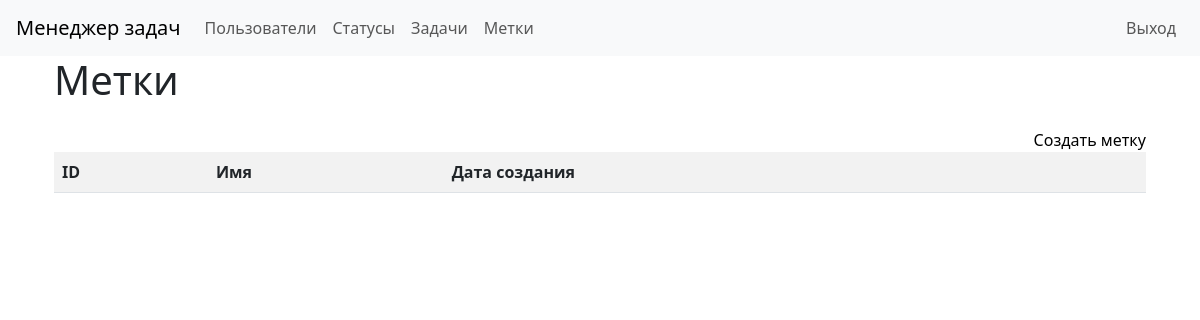
Page /labels/ (signed in) on the earlier database version.
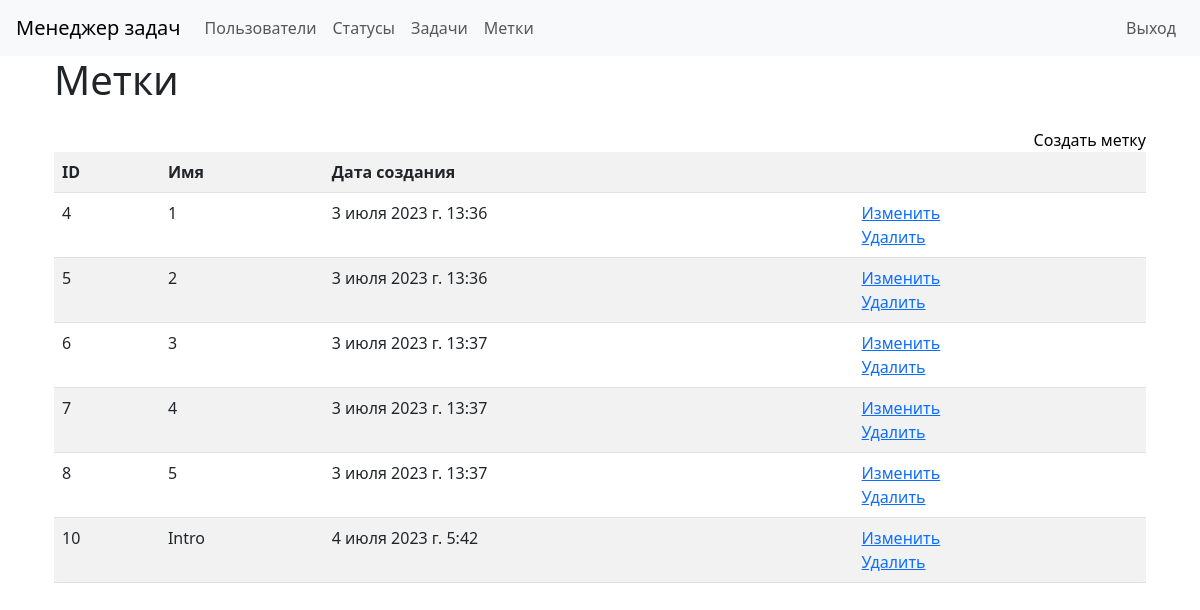
Same page on the later database version.
### task_manager/labels/models.py (models this page shows)
class LabelModel(models.Model):
    name = models.CharField(max_length=100)
    timestamp = models.DateTimeField(auto_now_add=True)
    def __str__(self):
        return self.name

### task_manager/labels/views.py (the view)
# urls.py: path('', views.LabelView.as_view(), name='label_list'),
class LabelView(CheckAuthentication, View):
    template_name = 'labels/labels.html'
    def get(self, request, *args, **kwargs):
        labels = LabelModel.objects.all()
        return render(request, self.template_name, {'labels': labels})

### task_manager/utils.py (called while the page is built)
    def dispatch(self, request, *args, **kwargs):
        if not request.user.is_authenticated:
            messages.success(request,
                             _('You are not authorized! Please sign in.'),
                             extra_tags="alert-danger")
        return super().dispatch(request, *args, **kwargs)

### task_manager/labels/templates/labels/labels.html
{% extends "base.html" %}
{% load i18n %}
{% block main %}
<div class="container wrapper flex-grow-1">
    <h1 class="mb-4">{% trans "Labels" %}</h1>
    <a class="d-flex justify-content-end text-black text-decoration-none" href="{% url 'create_label' %}">{% trans "Create label" %}</a>
    <table class="table table-striped">
        <tr>
            <th>ID</th>
            <th>{% trans "Name" %}</th>
            <th>{% trans "Create at" %}</th>
            <th></th>
        </tr>
        {% for label in labels %}
        <tr>
            <td>{{ label.id }}</td>
            <td>{{ label }}</td>
            <td>{{ label.timestamp }}</td>
            <td><a href="{% url 'update_label' pk=label.id %}">{% trans 'Update' %}</a><br>
                <a href="{% url 'delete_label' pk=label.id %}">{% trans "Delete" %}</a></td>
        </tr>
        {% endfor %}
    </table>
</div>
{% endblock %}

Differences in the rows shown:
added LabelModel: id "4", name "1", timestamp "3 июля 2023 г. 13:36"
added LabelModel: id "5", name "2", timestamp "3 июля 2023 г. 13:36"
added LabelModel: id "6", name "3", timestamp "3 июля 2023 г. 13:37"
added LabelModel: id "7", name "4", timestamp "3 июля 2023 г. 13:37"
added LabelModel: id "8", name "5", timestamp "3 июля 2023 г. 13:37"
added LabelModel: id "10", name "Intro", timestamp "4 июля 2023 г. 5:42"
